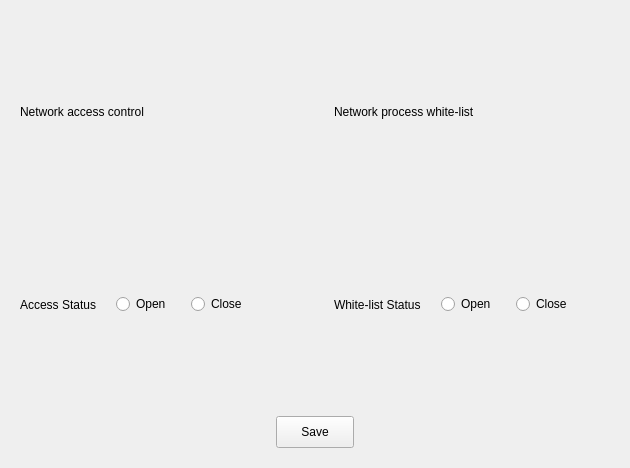
<?xml version="1.0" encoding="UTF-8"?>
<ui version="4.0">
 <class>NetworkConfigPage</class>
 <widget class="QWidget" name="NetworkConfigPage">
  <property name="geometry">
   <rect>
    <x>0</x>
    <y>0</y>
    <width>630</width>
    <height>468</height>
   </rect>
  </property>
  <property name="windowTitle">
   <string>Form</string>
  </property>
  <layout class="QVBoxLayout" name="verticalLayout_2">
   <property name="spacing">
    <number>20</number>
   </property>
   <property name="leftMargin">
    <number>20</number>
   </property>
   <property name="topMargin">
    <number>20</number>
   </property>
   <property name="rightMargin">
    <number>20</number>
   </property>
   <property name="bottomMargin">
    <number>20</number>
   </property>
   <item>
    <layout class="QHBoxLayout" name="horizontalLayout_4">
     <property name="spacing">
      <number>50</number>
     </property>
     <item>
      <layout class="QVBoxLayout" name="layout_access_control">
       <property name="spacing">
        <number>10</number>
       </property>
       <item>
        <widget class="QLabel" name="label">
         <property name="text">
          <string>Network access control</string>
         </property>
        </widget>
       </item>
       <item>
        <widget class="QWidget" name="widget_2" native="true">
         <layout class="QHBoxLayout" name="horizontalLayout">
          <property name="spacing">
           <number>20</number>
          </property>
          <property name="leftMargin">
           <number>0</number>
          </property>
          <property name="topMargin">
           <number>0</number>
          </property>
          <property name="rightMargin">
           <number>0</number>
          </property>
          <property name="bottomMargin">
           <number>0</number>
          </property>
          <item>
           <widget class="QLabel" name="label_2">
            <property name="text">
             <string>Access Status</string>
            </property>
           </widget>
          </item>
          <item>
           <widget class="QRadioButton" name="btn_access_open">
            <property name="text">
             <string>Open</string>
            </property>
           </widget>
          </item>
          <item>
           <widget class="QRadioButton" name="btn_access_close">
            <property name="text">
             <string>Close</string>
            </property>
           </widget>
          </item>
          <item>
           <spacer name="horizontalSpacer">
            <property name="orientation">
             <enum>Qt::Horizontal</enum>
            </property>
            <property name="sizeHint" stdset="0">
             <size>
              <width>40</width>
              <height>20</height>
             </size>
            </property>
           </spacer>
          </item>
         </layout>
        </widget>
       </item>
      </layout>
     </item>
     <item>
      <layout class="QVBoxLayout" name="layout_process">
       <property name="spacing">
        <number>10</number>
       </property>
       <item>
        <widget class="QLabel" name="label_3">
         <property name="text">
          <string>Network process white-list</string>
         </property>
        </widget>
       </item>
       <item>
        <widget class="QWidget" name="widget" native="true">
         <layout class="QHBoxLayout" name="horizontalLayout_2">
          <property name="spacing">
           <number>20</number>
          </property>
          <property name="leftMargin">
           <number>0</number>
          </property>
          <property name="topMargin">
           <number>0</number>
          </property>
          <property name="rightMargin">
           <number>0</number>
          </property>
          <property name="bottomMargin">
           <number>0</number>
          </property>
          <item>
           <widget class="QLabel" name="label_4">
            <property name="text">
             <string>White-list Status</string>
            </property>
           </widget>
          </item>
          <item>
           <widget class="QRadioButton" name="btn_whitelist_open">
            <property name="text">
             <string>Open</string>
            </property>
           </widget>
          </item>
          <item>
           <widget class="QRadioButton" name="btn_whitelist_close">
            <property name="text">
             <string>Close</string>
            </property>
           </widget>
          </item>
          <item>
           <spacer name="horizontalSpacer_2">
            <property name="orientation">
             <enum>Qt::Horizontal</enum>
            </property>
            <property name="sizeHint" stdset="0">
             <size>
              <width>40</width>
              <height>20</height>
             </size>
            </property>
           </spacer>
          </item>
         </layout>
        </widget>
       </item>
      </layout>
     </item>
    </layout>
   </item>
   <item>
    <layout class="QHBoxLayout" name="horizontalLayout_3">
     <property name="spacing">
      <number>10</number>
     </property>
     <item>
      <spacer name="horizontalSpacer_3">
       <property name="orientation">
        <enum>Qt::Horizontal</enum>
       </property>
       <property name="sizeHint" stdset="0">
        <size>
         <width>40</width>
         <height>20</height>
        </size>
       </property>
      </spacer>
     </item>
     <item>
      <widget class="QPushButton" name="btn_save">
       <property name="minimumSize">
        <size>
         <width>78</width>
         <height>32</height>
        </size>
       </property>
       <property name="maximumSize">
        <size>
         <width>78</width>
         <height>32</height>
        </size>
       </property>
       <property name="text">
        <string>Save</string>
       </property>
      </widget>
     </item>
     <item>
      <spacer name="horizontalSpacer_4">
       <property name="orientation">
        <enum>Qt::Horizontal</enum>
       </property>
       <property name="sizeHint" stdset="0">
        <size>
         <width>40</width>
         <height>20</height>
        </size>
       </property>
      </spacer>
     </item>
    </layout>
   </item>
  </layout>
 </widget>
 <resources/>
 <connections/>
</ui>
